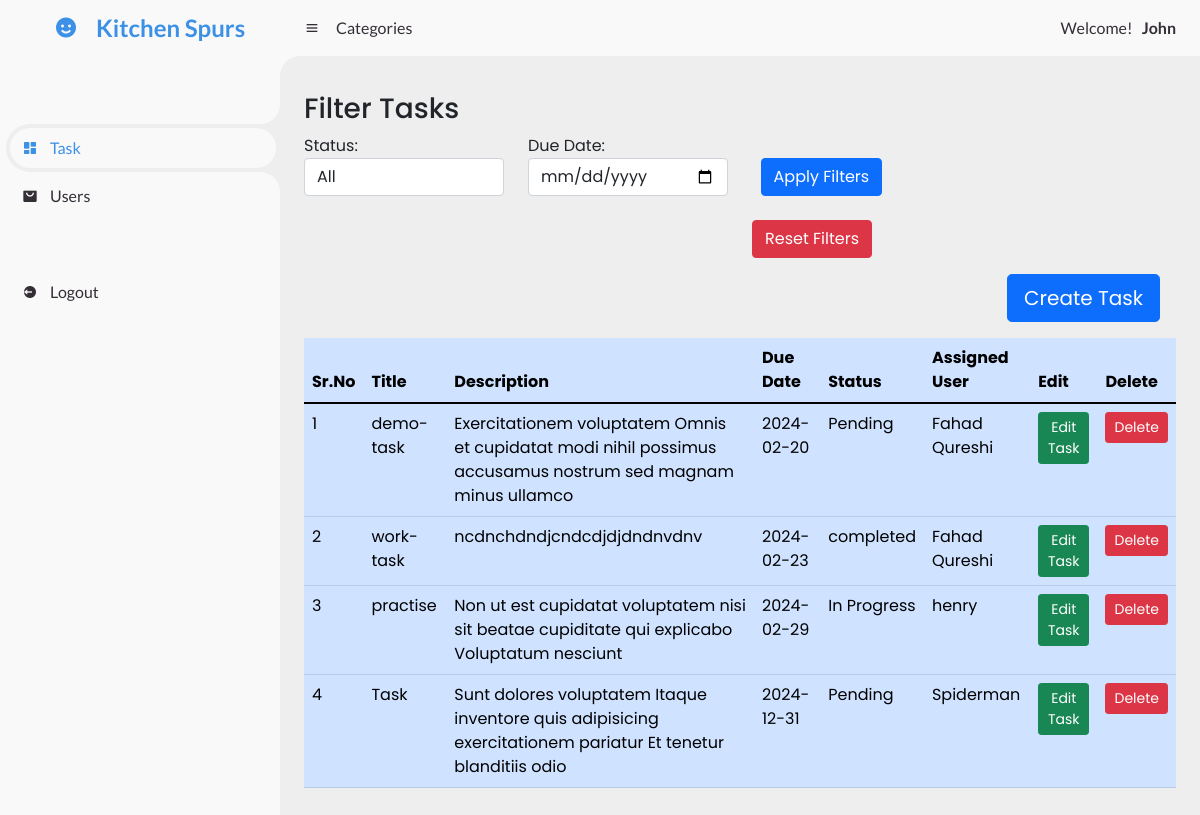
/index.php (signed in), run on the app's committed database.
### tables this page shows
CREATE TABLE `task` (
  `id` int(11) NOT NULL,
  `title` varchar(120) DEFAULT NULL,
  `description` varchar(499) DEFAULT NULL,
  `dueDate` date DEFAULT NULL,
  `status` varchar(120) NOT NULL,
  `assignUser` varchar(120) DEFAULT NULL,
  `createdOn` timestamp NOT NULL DEFAULT current_timestamp(),
  `modifiedOn` timestamp NOT NULL DEFAULT current_timestamp() ON UPDATE current_timestamp(),
  `isDeleted` bit(1) NOT NULL DEFAULT b'0'
);

CREATE TABLE `users` (
  `id` int(11) NOT NULL,
  `username` varchar(50) DEFAULT NULL,
  `email` varchar(120) DEFAULT NULL,
  `password` varchar(120) DEFAULT NULL,
  `createdOn` timestamp NOT NULL DEFAULT current_timestamp(),
  `modifiedOn` timestamp NOT NULL DEFAULT current_timestamp() ON UPDATE current_timestamp(),
  `isDeleted` bit(1) NOT NULL DEFAULT b'0'
);

### index.php (the view, shortened to what this page needs)
<?php require("./required/config.php") ?>
<!DOCTYPE html>
<html lang="en">
<head>
  <link href="https://unpkg.com/boxicons@2.0.9/css/boxicons.min.css" rel="stylesheet" />
  <link href="https://cdn.jsdelivr.net/npm/bootstrap@5.1.3/dist/css/bootstrap.min.css" rel="stylesheet">
  <link rel="stylesheet" href="style.css" />
</head>
<body>
  <section id="sidebar">
    <a href="index.php" class="brand">
      <i class="bx bxs-smile"></i>
      <span class="text">Kitchen Spurs</span>
    </a>
    <ul class="side-menu top">
      <li>
        <a href="index.php">
          <i class="bx bxs-dashboard"></i>
          <span class="text">Task</span>
        </a>
      </li>
      <li>
        <a href="users.php">
          <i class="bx bxs-shopping-bag-alt"></i>
          <span class="text">Users</span>
        </a>
      </li>
    </ul>
    <ul class="side-menu">
      <?php if (isset($_SESSION['LoggedIn'])) { ?>
        <li>
          <a href="logout.php">
            <i class="bx bxs-log-out-circle"></i>
            <span class="text">Logout</span></a>
        </li>
      <?php } ?>
    </ul>
  </section>
  <section id="content">
    <nav class=" d-flex justify-content-between">
      <div class="d-flex">
        <i class="bx bx-menu my-auto"></i>
        <a href="#" class="nav-link">Categories</a>
      </div>
      <div class="">
        <a href="#" class="profile">
          Welcome! &nbsp;
          <span class="fw-bold">
            <?php
            $username = $_SESSION['username'];
            echo $username;
            ?>
          </span>
        </a>
      </div>
    </nav>
    <main>
      <div class="filter-options">
        <h3>Filter Tasks</h3>
        <form method="get">
          <div class="row">
            <div class="col-md-3">
              <div class="form-group">
                <label for="statusFilter">Status:</label>
                <select class="form-control" id="statusFilter" name="status">
                  <option <?= (isset($_GET['status']) && $_GET['status'] == 'All') ? "selected" : "" ?> value="All">All</option>
                </select>
              </div>
            </div>
            <div class="col-md-3">
              <div class="form-group">
                <label for="dateFilter">Due Date:</label>
                <input type="date" class="form-control" id="dateFilter" name="dueDate" <?= (isset($_GET['dueDate']) && $_GET['dueDate'] != '') ? "value='" . $_GET['dueDate'] . "'" : "" ?>>
              </div>
            </div>
            <div class="col-md-3">
              <div class="form-group">
                <label>&nbsp;</label>
                <button type="submit" class="btn mt-4 btn-primary">Apply Filters</button>
                <a href='index.php' class="btn mt-4 btn-danger">Reset Filters</a>
              </div>
            </div>
          </div>
        </form>
      </div>
      <div class="text-end m-3">
        <button type="button" class="btn btn-primary btn-lg" data-bs-toggle="modal" data-bs-target="#modelId">
          Create Task
        </button>
      </div>
      <div class="table-responsive">
        <table class="table table-primary">
          <thead>
            <tr>
              <th scope="col">Sr.No</th>
              <th scope="col">Title</th>
              <th scope="col">Description</th>
              <th scope="col">Due Date</th>
              <th scope="col">Status</th>
              <th scope="col">Assigned User</th>
              <th scope="col">Edit</th>
              <th scope="col">Delete</th>
            </tr>
          </thead>
          <tbody>
            <?php
            $search = "";
            $read_user = "SELECT t.*,u.`username` FROM `task` AS t LEFT JOIN `users` AS u ON t.`assignUser` = u.`id` $search";
            $result = $mysqli->query($read_user);
            if ($result) {
              if ($result->num_rows > 0) {
                $i = 1;
                while ($row = $result->fetch_object()) {
            ?>
                  <tr class="">
                    <td><?= $i++ ?></td>
                    <td><?= $row->title ?></td>
                    <td><?= $row->description ?></td>
                    <td><?= $row->dueDate ?></td>
                    <td><?= $row->status ?></td>
                    <td><?= $row->username ?></td>
                    <td>
                      <button name="editTask" type="button" class="btn btn-success btn-sm" data-bs-toggle="modal" data-bs-target="#editTask<?= $row->id ?>">
                        Edit Task
                      </button>
                    </td>
                    <td>
                      <button type="button" class="btn btn-danger btn-sm" data-bs-toggle="modal" data-bs-target="#deleteTask<?= $row->id ?>">
                        Delete
                      </button>
                    </td>
                  </tr>
                <?php
                }
              } else { ?>
                <tr class="red">
                  <td colspan="9" class="text-center bg-danger">No Data Found</td>
                </tr>
            <?php
              }
            }  ?>
          </tbody>
        </table>
      </div>
    </main>
  </section>
</body>
</html>

### style.css (style rules this page uses)
* { margin: 0; padding: 0; box-sizing: border-box; }
a { text-decoration: none; }
li { list-style: none; }
:root { --poppins: "Poppins", sans-serif; --lato: "Lato", sans-serif; --light: #f9f9f9; --blue: #3c91e6; --light-blue: #cfe8ff; --grey: #eee; --dark-grey: #aaaaaa; --dark: #342e37; --red: #db504a; --green: #80e992; --yellow: #ffce26; --light-yellow: #fff2c6; --orange: #fd7238; --light-orange: #ffe0d3; --light-green: #c2f5ae; }
html { overflow-x: hidden; }
body { background: var(--grey); overflow-x: hidden; }
#sidebar { position: fixed; top: 0; left: 0; width: 280px; height: 100%; background: var(--light); z-index: 0; font-family: var(--lato); transition: 0.3s ease; overflow-x: hidden; scrollbar-width: none; }
#sidebar .brand { font-size: 24px; font-weight: 700; height: 56px; display: flex; align-items: center; color: var(--blue); position: sticky; top: 0; left: 0; background: var(--light); z-index: 500; padding-bottom: 20px; box-sizing: content-box; margin-left: 1.5em; }
#sidebar .brand .bx { min-width: 60px; display: flex; justify-content: center; }
#sidebar .side-menu { width: 100%; margin-top: 48px; padding-left: 0 !important; }
#sidebar .side-menu li { height: 48px; background: transparent; margin-left: 6px; border-radius: 48px 0 0 48px; padding: 4px; }
#sidebar .side-menu li.active { background: var(--grey); position: relative; }
#sidebar .side-menu li.active::before { content: ""; position: absolute; width: 40px; height: 40px; border-radius: 50%; top: -40px; right: 0; box-shadow: 20px 20px 0 var(--grey); z-index: -1; }
#sidebar .side-menu li.active::after { content: ""; position: absolute; width: 40px; height: 40px; border-radius: 50%; bottom: -40px; right: 0; box-shadow: 20px -20px 0 var(--grey); z-index: -1; }
#sidebar .side-menu li a { width: 100%; height: 100%; background: var(--light); display: flex; align-items: center; border-radius: 48px; font-size: 16px; color: var(--dark); white-space: nowrap; overflow-x: hidden; }
#sidebar .side-menu.top li.active a { color: var(--blue); }
#sidebar .side-menu li a .bx { min-width: calc(60px - ((4px + 6px) * 2)); display: flex; justify-content: center; }
#content { position: relative; width: calc(100% - 280px); left: 280px; transition: 0.3s ease; }
#content nav { height: 56px; background: var(--light); padding: 0 24px; display: flex; align-items: center; grid-gap: 24px; font-family: var(--lato); position: sticky; top: 0; left: 0; z-index: 1000; }
#content nav::before { content: ""; position: absolute; width: 40px; height: 40px; bottom: -40px; left: 0; border-radius: 50%; box-shadow: -20px -20px 0 var(--light); }
#content nav a { color: var(--dark); }
#content nav .bx.bx-menu { cursor: pointer; color: var(--dark); }
#content nav .nav-link { font-size: 16px; transition: 0.3s ease; }
#content main { width: 100%; padding: 36px 24px; font-family: var(--poppins); max-height: calc(100vh - 56px); overflow-y: auto; }

### data on the page
task: title "demo-task", description "Exercitationem voluptatem Omnis et cupidatat modi nihil possimus accusamus nostrum sed magnam minus ullamco", dueDate "2024-02-20", status "Pending", users.username "Fahad Qureshi"
task: title "work-task", description "ncdnchdndjcndcdjdjdndnvdnv", dueDate "2024-02-23", status "completed", users.username "Fahad Qureshi"
task: title "practise", description "Non ut est cupidatat voluptatem nisi sit beatae cupiditate qui explicabo Voluptatum nesciunt", dueDate "2024-02-29", status "In Progress", users.username "henry"
task: title "Task", description "Sunt dolores voluptatem Itaque inventore quis adipisicing exercitationem pariatur Et tenetur blanditiis odio", dueDate "2024-12-31", status "Pending", users.username "Spiderman"

### other printed values
$username "John"
